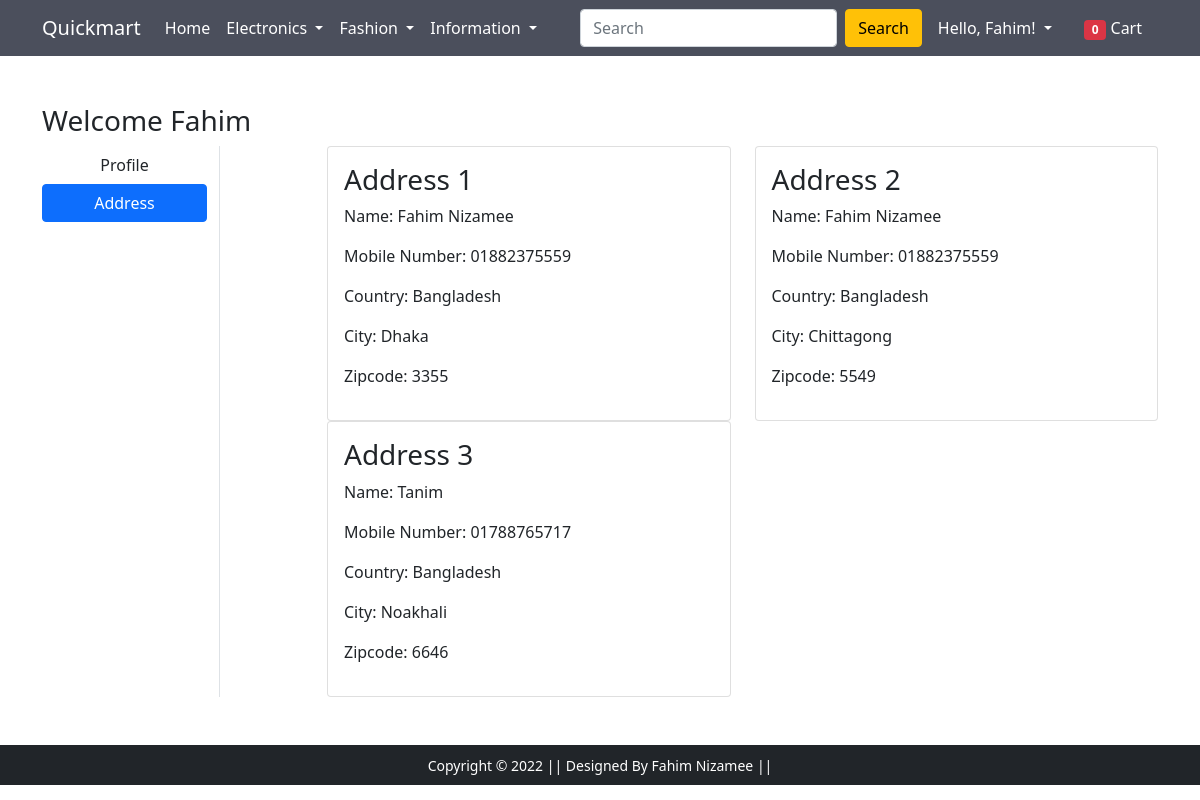
The page /address/ (signed in) on the database its author committed.
### app/models.py (models this page shows, shortened)
class Customer(models.Model):
    user = models.ForeignKey(User, on_delete=models.CASCADE)
    name = models.CharField(max_length=200)
    mobilenumber = models.CharField(max_length=20)
    country = models.CharField(max_length=200)
    city = models.CharField(max_length=50)
    zipcode = models.IntegerField()

### app/views.py (the view)
# urls.py: path('address/', views.address, name='address'),
@login_required(login_url='/accounts/login/')
def address(request):
    add = Customer.objects.filter(user=request.user)
    totalitem=0
    if request.user.is_authenticated:
        totalitem = len(Cart.objects.filter(user=request.user))
    return render(request, 'app/address.html',{'add':add,'active':'btn-primary','totalitem':totalitem})

### app/templates/app/address.html (shortened to what this page needs)
{% extends 'app/base.html' %}
{% load static %}
{% block main-content %}
<div class="container my-5">
 <div class="row">
 <h3>Welcome <span class="text-capitalize">{{request.user}} </span></h3>
  <div class="col-sm-2 border-end">
   <ul class="list-unstyled">
    <li class="d-grid"><a href="{% url 'profile' %}" class="btn">Profile</a></li>
    <li class="d-grid"><a href="{% url 'address' %}" class="btn {{active}} ">Address</a></li>
   </ul>
  </div>
  <div class="col-sm-9 offset-sm-1">
   <div class="row">
    {% for ad in add %}
    <div class="col-sm-6">
        <div class="card">
            <div class="card-body">
                <h3>Address {{forloop.counter}}</h3>
                <p>Name: {{ad.name}}</p>
                <p>Mobile Number: {{ad.mobilenumber}}</p>
                <p>Country: {{ad.country}}</p>
                <p>City: {{ad.city}}</p>
                <p>Zipcode: {{ad.zipcode}}</p>
            </div>
        </div>
    </div>
    {% endfor %}
    </div>
   </div>
  </div>
 </div>
{% endblock main-content %}

### app/templates/app/base.html (shortened to what this page needs)
<!doctype html>
{% load static %}
<html lang="en">
  <head>
    <link href="https://cdn.jsdelivr.net/npm/bootstrap@5.0.0-beta1/dist/css/bootstrap.min.css" rel="stylesheet">
    <link rel="stylesheet" href="{% static 'app/css/owl.carousel.min.css' %}">
    <link rel="stylesheet" href="{% static 'app/css/all.min.css' %}">
    <link rel="stylesheet" href="{% static 'app/css/style.css' %}">
    <link href="https://fonts.maateen.me/charu-chandan-3d/font.css" rel="stylesheet">
  </head>
  <body>
    <nav class="navbar navbar-expand-lg navbar-dark " style="background-color:rgb(75, 79, 92);">
     <div class="container">
       <a class="navbar-brand" href="/">Quickmart</a>
       <div class="collapse navbar-collapse" id="navbarSupportedContent">
         <ul class="navbar-nav me-auto mb-2 mb-lg-0">
           <li class="nav-item">
             <a class="nav-link active" aria-current="page" href="/">Home</a>
           </li>
           <li class="nav-item dropdown">
             <a class="nav-link dropdown-toggle text-white" href="#" id="electronicsDropdown" role="button" data-bs-toggle="dropdown" aria-expanded="false">
               Electronics
             </a>
           </li>
           <li class="nav-item dropdown">
             <a class="nav-link dropdown-toggle text-white" href="#" id="fashionDropdown" role="button" data-bs-toggle="dropdown" aria-expanded="false">
               Fashion
             </a>
           </li>
           <li class="nav-item dropdown">
            <a class="nav-link dropdown-toggle text-white" href="#" id="InfoDropdown" role="button" data-bs-toggle="dropdown" aria-expanded="false">
              Information
            </a>
          </li>
         </ul>
          <form class="d-flex" action="/search">
          <input name="nm" class="form-control me-2" type="search" placeholder="Search" aria-label="Search">
          <button class="btn btn-warning" type="submit">Search</button>
          </form>
         <div>
          <ul class="navbar-nav me-auto mb-2 mb-lg-0">
            {% if request.user.is_authenticated %}
           <li class="nav-item dropdown mx-2">
              <a class="nav-link dropdown-toggle text-white" href="#" id="profileDropdown" role="button" data-bs-toggle="dropdown" aria-expanded="false">
                <span class="text-capitalize">Hello, {{request.user}}! </span>
              </a>
            </li>
            <li class="nav-item mx-2">
             <a href="{% url 'showcart' %}" class="nav-link text-white"><span class="badge bg-danger">{{totalitem}}</span> Cart </a>
            </li>
            {% endif %}
          </ul>
         </div>
       </div>
     </div>
    </nav>
    {% block main-content %}{% endblock main-content %}
    <footer class="container-fluid bg-dark text-center p-2 mt-5">
        <small class="text-white">Copyright &copy; 2022 || Designed By Fahim Nizamee || </small>
    </footer>
  </body>
</html>

### rows shown on the page
Customer: name "Fahim Nizamee", mobilenumber "01882375559", country "Bangladesh", city "Dhaka", zipcode "3355"
Customer: name "Fahim Nizamee", mobilenumber "01882375559", country "Bangladesh", city "Chittagong", zipcode "5549"
Customer: name "Tanim", mobilenumber "01788765717", country "Bangladesh", city "Noakhali", zipcode "6646"

### other values the page prints
{{ request.user }} "Fahim"
{{ totalitem }} "0"
